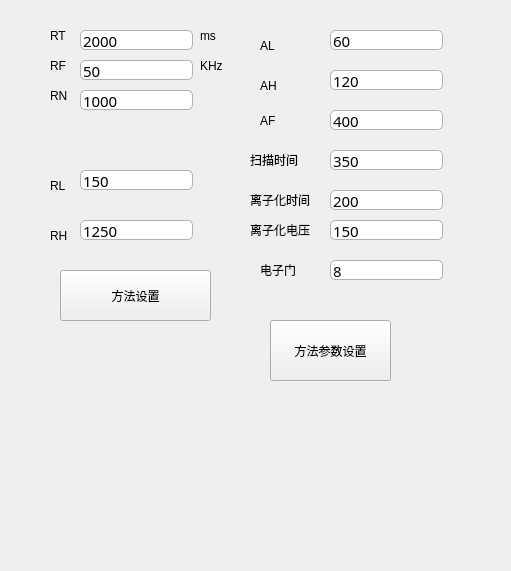
   <widget class="QDockWidget" name="dockWidget">
    <property name="geometry">
     <rect>
      <x>270</x>
      <y>930</y>
      <width>511</width>
      <height>571</height>
     </rect>
    </property>
    <property name="windowTitle">
     <string>方法设置</string>
    </property>
    <widget class="QWidget" name="dockWidgetContents_4">
     <widget class="QLineEdit" name="MthP0">
      <property name="geometry">
       <rect>
        <x>80</x>
        <y>30</y>
        <width>113</width>
        <height>20</height>
       </rect>
      </property>
      <property name="font">
       <font>
        <family>苹方 常规</family>
        <pointsize>11</pointsize>
       </font>
      </property>
      <property name="styleSheet">
       <string notr="true">background-color: rgb(255, 255, 255);
border:1px solid ;
border-radius:5px;
border-color: rgb(177, 177, 177);
</string>
      </property>
      <property name="text">
       <string>2000</string>
      </property>
     </widget>
     <widget class="QLineEdit" name="MthP1">
      <property name="geometry">
       <rect>
        <x>80</x>
        <y>60</y>
        <width>113</width>
        <height>20</height>
       </rect>
      </property>
      <property name="font">
       <font>
        <family>苹方 常规</family>
        <pointsize>11</pointsize>
       </font>
      </property>
      <property name="styleSheet">
       <string notr="true">background-color: rgb(255, 255, 255);
border:1px solid ;
border-radius:5px;
border-color: rgb(177, 177, 177);
</string>
      </property>
      <property name="text">
       <string>50</string>
      </property>
     </widget>
     <widget class="QLineEdit" name="MthP2">
      <property name="geometry">
       <rect>
        <x>80</x>
        <y>90</y>
        <width>113</width>
        <height>20</height>
       </rect>
      </property>
      <property name="font">
       <font>
        <family>苹方 常规</family>
        <pointsize>11</pointsize>
       </font>
      </property>
      <property name="styleSheet">
       <string notr="true">background-color: rgb(255, 255, 255);
border:1px solid ;
border-radius:5px;
border-color: rgb(177, 177, 177);
</string>
      </property>
      <property name="text">
       <string>1000</string>
      </property>
     </widget>
     <widget class="QLineEdit" name="MthP3">
      <property name="geometry">
       <rect>
        <x>330</x>
        <y>220</y>
        <width>113</width>
        <height>20</height>
       </rect>
      </property>
      <property name="font">
       <font>
        <family>苹方 常规</family>
        <pointsize>11</pointsize>
       </font>
      </property>
      <property name="styleSheet">
       <string notr="true">background-color: rgb(255, 255, 255);
border:1px solid ;
border-radius:5px;
border-color: rgb(177, 177, 177);
</string>
      </property>
      <property name="text">
       <string>150</string>
      </property>
     </widget>
     <widget class="QLineEdit" name="MthP6">
      <property name="geometry">
       <rect>
        <x>330</x>
        <y>190</y>
        <width>113</width>
        <height>20</height>
       </rect>
      </property>
      <property name="font">
       <font>
        <family>苹方 常规</family>
        <pointsize>11</pointsize>
       </font>
      </property>
      <property name="styleSheet">
       <string notr="true">background-color: rgb(255, 255, 255);
border:1px solid ;
border-radius:5px;
border-color: rgb(177, 177, 177);
</string>
      </property>
      <property name="text">
       <string>200</string>
      </property>
     </widget>
     <widget class="QLineEdit" name="MthP11">
      <property name="geometry">
       <rect>
        <x>330</x>
        <y>260</y>
        <width>113</width>
        <height>20</height>
       </rect>
      </property>
      <property name="font">
       <font>
        <family>苹方 常规</family>
        <pointsize>11</pointsize>
       </font>
      </property>
      <property name="styleSheet">
       <string notr="true">background-color: rgb(255, 255, 255);
border:1px solid ;
border-radius:5px;
border-color: rgb(177, 177, 177);
</string>
      </property>
      <property name="text">
       <string>8</string>
      </property>
     </widget>
     <widget class="QLabel" name="label_34">
      <property name="geometry">
       <rect>
        <x>50</x>
        <y>30</y>
        <width>54</width>
        <height>12</height>
       </rect>
      </property>
      <property name="text">
       <string>RT</string>
      </property>
     </widget>
     <widget class="QLabel" name="label_40">
      <property name="geometry">
       <rect>
        <x>50</x>
        <y>60</y>
        <width>54</width>
        <height>12</height>
       </rect>
      </property>
      <property name="text">
       <string>RF</string>
      </property>
     </widget>
     <widget class="QLabel" name="label_41">
      <property name="geometry">
       <rect>
        <x>50</x>
        <y>90</y>
        <width>54</width>
        <height>12</height>
       </rect>
      </property>
      <property name="text">
       <string>RN</string>
      </property>
     </widget>
     <widget class="QLabel" name="label_42">
      <property name="geometry">
       <rect>
        <x>250</x>
        <y>220</y>
        <width>71</width>
        <height>20</height>
       </rect>
      </property>
      <property name="text">
       <string>离子化电压</string>
      </property>
     </widget>
     <widget class="QLabel" name="label_43">
      <property name="geometry">
       <rect>
        <x>250</x>
        <y>190</y>
        <width>71</width>
        <height>20</height>
       </rect>
      </property>
      <property name="text">
       <string>离子化时间</string>
      </property>
     </widget>
     <widget class="QLabel" name="label_44">
      <property name="geometry">
       <rect>
        <x>260</x>
        <y>260</y>
        <width>71</width>
        <height>20</height>
       </rect>
      </property>
      <property name="text">
       <string>电子门</string>
      </property>
     </widget>
     <widget class="QLabel" name="label_45">
      <property name="geometry">
       <rect>
        <x>50</x>
        <y>180</y>
        <width>54</width>
        <height>12</height>
       </rect>
      </property>
      <property name="text">
       <string>RL</string>
      </property>
     </widget>
     <widget class="QLabel" name="label_46">
      <property name="geometry">
       <rect>
        <x>50</x>
        <y>230</y>
        <width>54</width>
        <height>12</height>
       </rect>
      </property>
      <property name="text">
       <string>RH</string>
      </property>
     </widget>
     <widget class="QLineEdit" name="MthP4">
      <property name="geometry">
       <rect>
        <x>80</x>
        <y>170</y>
        <width>113</width>
        <height>20</height>
       </rect>
      </property>
      <property name="font">
       <font>
        <family>苹方 常规</family>
        <pointsize>11</pointsize>
       </font>
      </property>
      <property name="styleSheet">
       <string notr="true">background-color: rgb(255, 255, 255);
border:1px solid ;
border-radius:5px;
border-color: rgb(177, 177, 177);
</string>
      </property>
      <property name="text">
       <string>150</string>
      </property>
     </widget>
     <widget class="QLineEdit" name="MthP5">
      <property name="geometry">
       <rect>
        <x>80</x>
        <y>220</y>
        <width>113</width>
        <height>20</height>
       </rect>
      </property>
      <property name="font">
       <font>
        <family>苹方 常规</family>
        <pointsize>11</pointsize>
       </font>
      </property>
      <property name="styleSheet">
       <string notr="true">background-color: rgb(255, 255, 255);
border:1px solid ;
border-radius:5px;
border-color: rgb(177, 177, 177);
</string>
      </property>
      <property name="text">
       <string>1250</string>
      </property>
     </widget>
     <widget class="QLineEdit" name="MthP8">
      <property name="geometry">
       <rect>
        <x>330</x>
        <y>30</y>
        <width>113</width>
        <height>20</height>
       </rect>
      </property>
      <property name="font">
       <font>
        <family>苹方 常规</family>
        <pointsize>11</pointsize>
       </font>
      </property>
      <property name="styleSheet">
       <string notr="true">background-color: rgb(255, 255, 255);
border:1px solid ;
border-radius:5px;
border-color: rgb(177, 177, 177);
</string>
      </property>
      <property name="text">
       <string>60</string>
      </property>
     </widget>
     <widget class="QLineEdit" name="MthP9">
      <property name="geometry">
       <rect>
        <x>330</x>
        <y>70</y>
        <width>113</width>
        <height>20</height>
       </rect>
      </property>
      <property name="font">
       <font>
        <family>苹方 常规</family>
        <pointsize>11</pointsize>
       </font>
      </property>
      <property name="styleSheet">
       <string notr="true">background-color: rgb(255, 255, 255);
border:1px solid ;
border-radius:5px;
border-color: rgb(177, 177, 177);
</string>
      </property>
      <property name="text">
       <string>120</string>
      </property>
     </widget>
     <widget class="QLabel" name="label_47">
      <property name="geometry">
       <rect>
        <x>260</x>
        <y>40</y>
        <width>54</width>
        <height>12</height>
       </rect>
      </property>
      <property name="text">
       <string>AL</string>
      </property>
     </widget>
     <widget class="QLabel" name="label_48">
      <property name="geometry">
       <rect>
        <x>260</x>
        <y>80</y>
        <width>54</width>
        <height>12</height>
       </rect>
      </property>
      <property name="text">
       <string>AH</string>
      </property>
     </widget>
     <widget class="QLabel" name="label_49">
      <property name="geometry">
       <rect>
        <x>250</x>
        <y>150</y>
        <width>71</width>
        <height>20</height>
       </rect>
      </property>
      <property name="text">
       <string>扫描时间</string>
      </property>
     </widget>
     <widget class="QLineEdit" name="MthP7">
      <property name="geometry">
       <rect>
        <x>330</x>
        <y>150</y>
        <width>113</width>
        <height>20</height>
       </rect>
      </property>
      <property name="font">
       <font>
        <family>苹方 常规</family>
        <pointsize>11</pointsize>
       </font>
      </property>
      <property name="styleSheet">
       <string notr="true">background-color: rgb(255, 255, 255);
border:1px solid ;
border-radius:5px;
border-color: rgb(177, 177, 177);
</string>
      </property>
      <property name="text">
       <string>350</string>
      </property>
     </widget>
     <widget class="QLabel" name="label_50">
      <property name="geometry">
       <rect>
        <x>260</x>
        <y>110</y>
        <width>31</width>
        <height>21</height>
       </rect>
      </property>
      <property name="text">
       <string>AF</string>
      </property>
     </widget>
     <widget class="QLineEdit" name="MthP10">
      <property name="geometry">
       <rect>
        <x>330</x>
        <y>110</y>
        <width>113</width>
        <height>20</height>
       </rect>
      </property>
      <property name="font">
       <font>
        <family>苹方 常规</family>
        <pointsize>11</pointsize>
       </font>
      </property>
      <property name="styleSheet">
       <string notr="true">background-color: rgb(255, 255, 255);
border:1px solid ;
border-radius:5px;
border-color: rgb(177, 177, 177);
</string>
      </property>
      <property name="text">
       <string>400</string>
      </property>
     </widget>
     <widget class="QPushButton" name="pushButton">
      <property name="geometry">
       <rect>
        <x>60</x>
        <y>270</y>
        <width>151</width>
        <height>51</height>
       </rect>
      </property>
      <property name="text">
       <string>方法设置</string>
      </property>
     </widget>
     <widget class="QPushButton" name="MenthodSet">
      <property name="geometry">
       <rect>
        <x>270</x>
        <y>320</y>
        <width>121</width>
        <height>61</height>
       </rect>
      </property>
      <property name="text">
       <string>方法参数设置</string>
      </property>
     </widget>
     <widget class="QLabel" name="label_51">
      <property name="geometry">
       <rect>
        <x>200</x>
        <y>30</y>
        <width>54</width>
        <height>12</height>
       </rect>
      </property>
      <property name="text">
       <string>ms</string>
      </property>
     </widget>
     <widget class="QLabel" name="label_52">
      <property name="geometry">
       <rect>
        <x>200</x>
        <y>60</y>
        <width>54</width>
        <height>12</height>
       </rect>
      </property>
      <property name="text">
       <string>KHz</string>
      </property>
     </widget>
    </widget>
   </widget>
